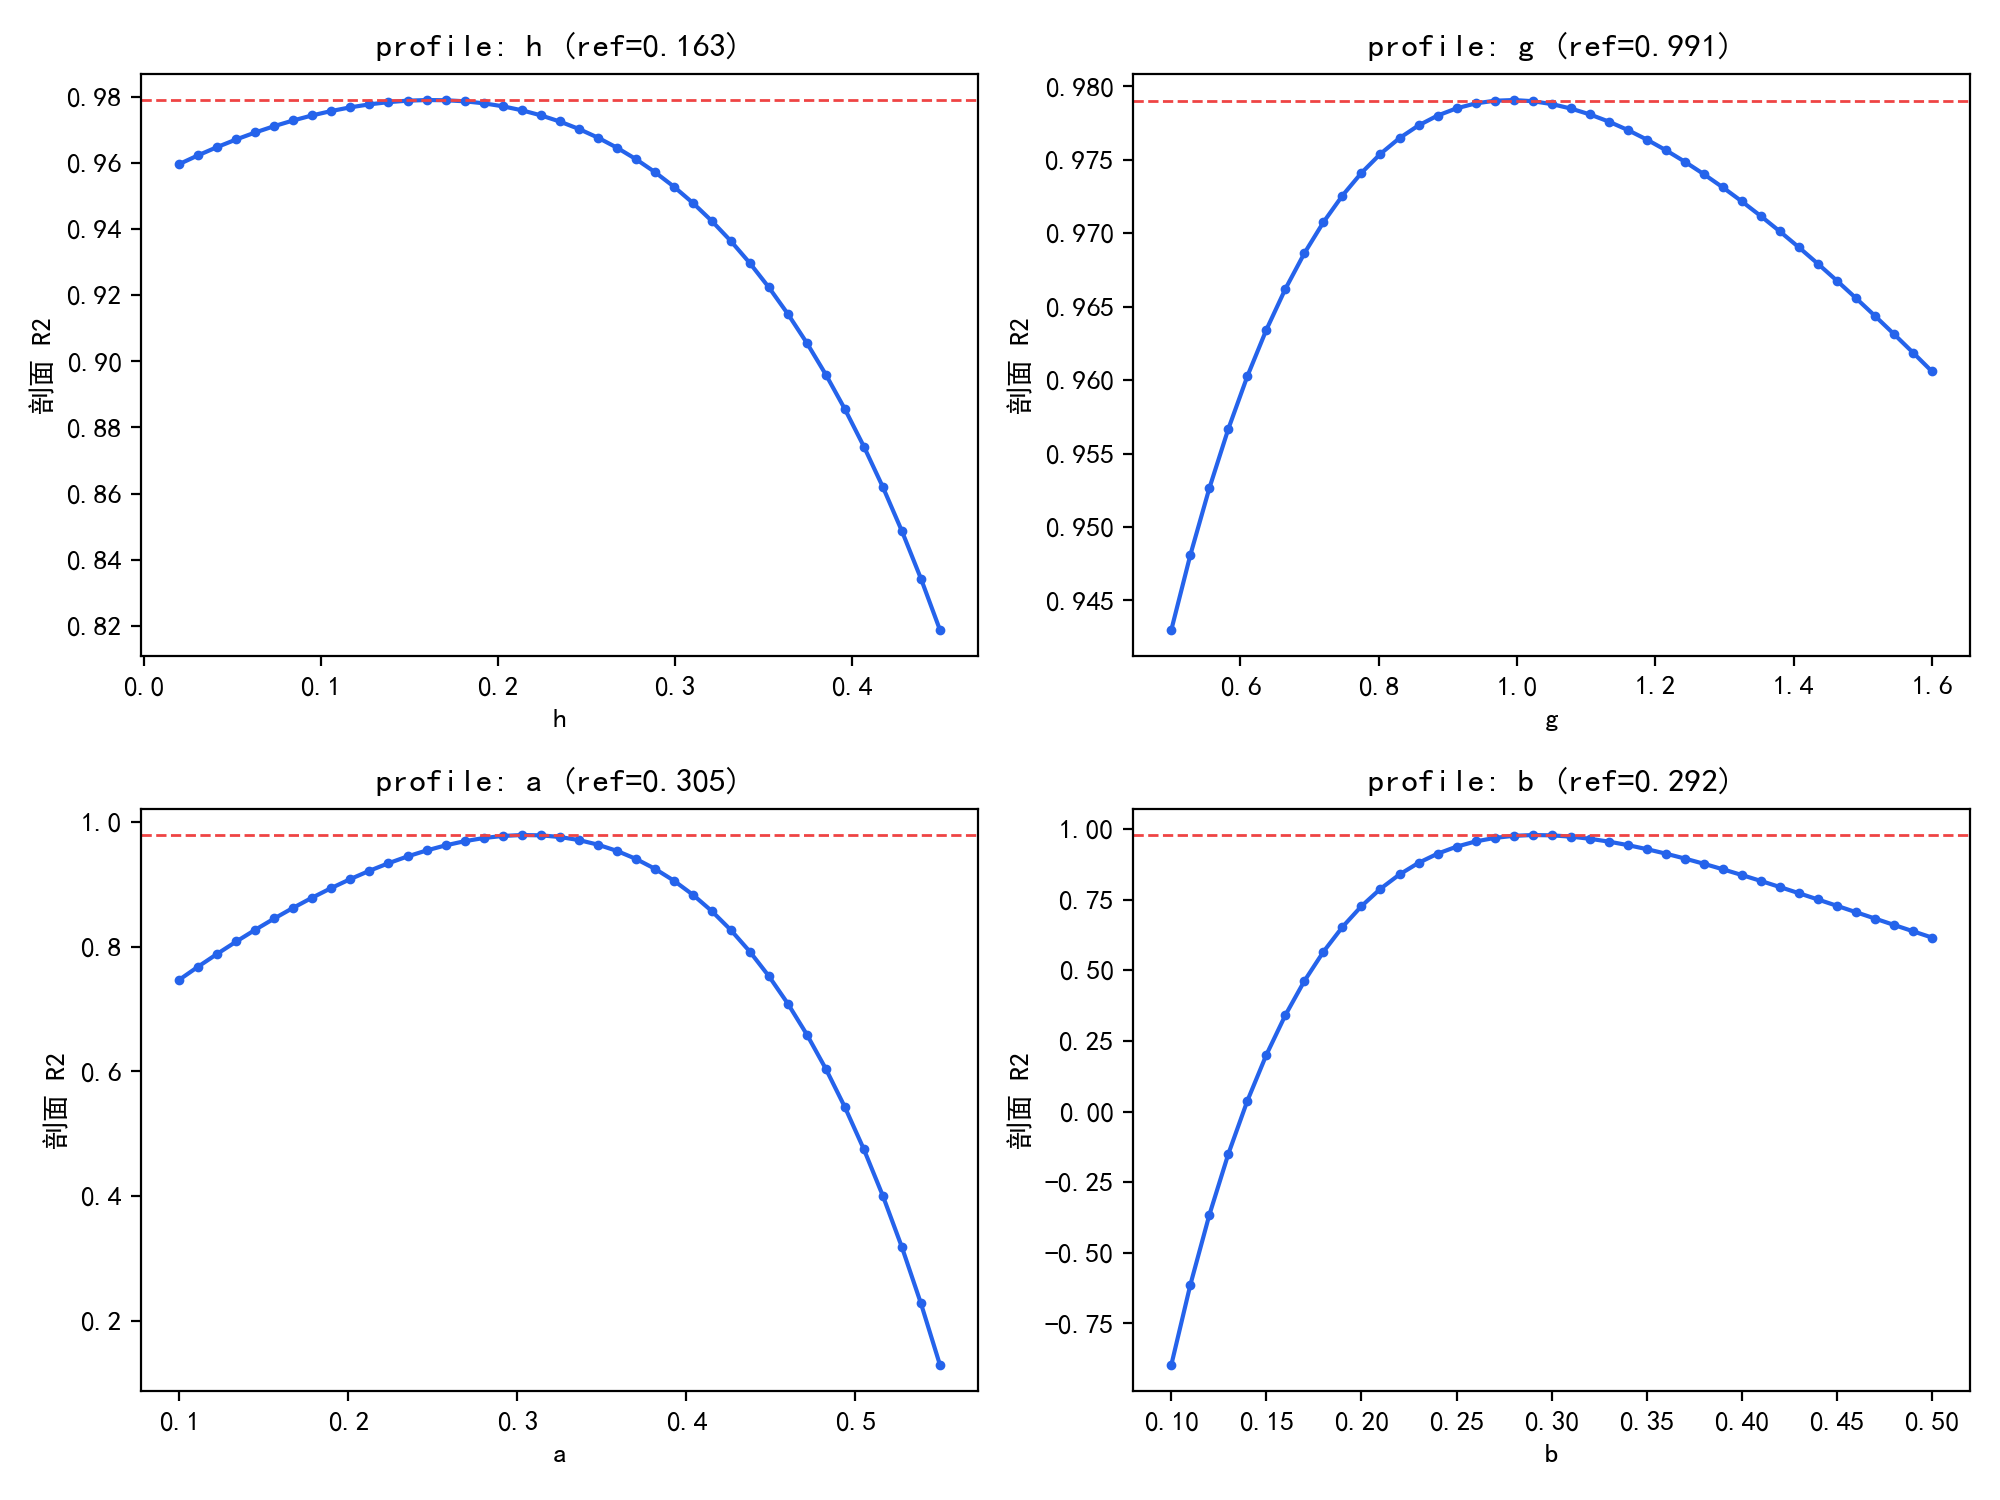

Recreate this plot in Python.
# -*- coding: utf-8 -*-
"""
v14 实验: 广义标度律 (interaction_N) 参数的可辨识性 —— 剖面似然
对关键参数 h (质量随参数量衰减指数), g (缺口幂), a (参数量指数) 做网格扫描,
固定其余参数在最优值, 计算残差平方和/剖面 R2, 判定参数是否被数据良好识别
(单峰且峰锐) 以及生成的 90% 区间.
回答: h=0.163 的估计是否"可信", 还是只被少数样本支撑?
输出: experiments/v14_p2_profile.csv + 图
"""
import os, sys, json
import numpy as np
import pandas as pd
sys.path.insert(0, os.path.join(os.path.dirname(__file__), "..", "code"))
from common import B, RES, FIG, BASE

EX = os.path.join(os.path.dirname(__file__))
os.makedirs(EX, exist_ok=True)

import matplotlib
matplotlib.use("Agg")
import matplotlib.pyplot as plt
import matplotlib.font_manager as fm
for _f in ("SimHei.ttf", "simsun.ttf"):
    _p = os.path.join(BASE, _f)
    if os.path.exists(_p):
        fm.fontManager.addfont(_p)
plt.rcParams["font.sans-serif"] = ["SimHei"]
plt.rcParams["axes.unicode_minus"] = False


def load_b67():
    """B6+B7 数据: N,D,Q,Loss (与 p2 拟合相同口径)"""
    b6 = pd.read_csv(os.path.join(B, "supplementary_NQ_experiment.csv"))
    b7 = pd.read_csv(os.path.join(B, "supplementary_NQ_experiment_expanded.csv"))
    df = pd.concat([b6, b7], ignore_index=True)
    print("B6+B7:", df.shape)
    return df


def main():
    df = load_b67()
    # 找 Q 列
    qcols = [c for c in df.columns if c.lower().startswith("q") or "quality" in c.lower()]
    print("Q cols:", qcols, "loss cols ok")
    qcol = None
    for cand in ["Q_score", "Q", "quality", "data_quality"]:
        if cand in df.columns:
            qcol = cand
            break
    if qcol is None and qcols:
        qcol = qcols[0]
    assert qcol, "Q column not found"
    N, D, Q, L = (df[c].to_numpy(dtype=float) for c in ["N_params_B", "D_tokens_B", qcol, "val_loss"])
    # 参考参数 (interaction_N)
    p2 = json.load(open(os.path.join(RES, "p2_scaling_results.json"), encoding="utf-8"))
    pref = {k: float(v) for k, v in p2["generalized"]["forms"]["interaction_N"]["params"].items()}
    print("reference:", {k: round(v, 4) for k, v in pref.items()})

    def rss_for(params):
        E, A, a, B, b, C, g, h = params
        pred = (E + A * N ** (-a) + B * D ** (-b)
                + C * np.maximum(1 - Q, 0) ** g * N ** (-h))
        return float(np.sum((L - pred) ** 2))

    base_rss = rss_for([pref[k] for k in ["E", "A", "a", "B", "b", "C", "g", "h"]])
    n = len(N)
    sigma2 = base_rss / (n - 8)

    # 剖面扫描: 对每个关键参数做 41 点网格
    grids = {"h": np.linspace(0.02, 0.45, 41), "g": np.linspace(0.5, 1.6, 41),
             "a": np.linspace(0.1, 0.55, 41), "b": np.linspace(0.1, 0.5, 41)}
    rows = []
    for key, gv in grids.items():
        for v in gv:
            par = [pref[k] for k in ["E", "A", "a", "B", "b", "C", "g", "h"]]
            par[["E", "A", "a", "B", "b", "C", "g", "h"].index(key)] = v
            rss = rss_for(par)
            rows.append({"param": key, "value": v, "rss": rss, "r2": 1 - rss / np.sum((L - L.mean()) ** 2),
                         "lr_stat": (base_rss - rss) if rss < base_rss else -(rss - base_rss)})
    prof = pd.DataFrame(rows)
    prof.to_csv(os.path.join(EX, "v14_p2_profile.csv"), index=False, encoding="utf-8-sig")

    # 90% 剖面区间: LR 拒绝域 rss <= base_rss * exp(qchisq(0.90,1)/n)
    from scipy.stats import chi2
    thr = base_rss * np.exp(chi2.ppf(0.90, 1) / n)
    print("\n剖面似然 90%% 区间 (base rss=%.4f, thr=%.4f):" % (base_rss, thr))
    for key in grids:
        sub = prof[prof["param"] == key]
        inside = sub[sub["rss"] <= thr]
        if len(inside):
            print(f"  {key}: [{inside['value'].min():.3f}, {inside['value'].max():.3f}]  峰={sub.loc[sub['rss'].idxmin(),'value']:.3f}")
        else:
            print(f"  {key}: (none) 峰={sub.loc[sub['rss'].idxmin(),'value']:.3f}")

    # 图
    fig, axes = plt.subplots(2, 2, figsize=(10, 7.5))
    for ax, key in zip(axes.ravel(), ["h", "g", "a", "b"]):
        sub = prof[prof["param"] == key]
        ax.plot(sub["value"], sub["r2"], "-o", ms=2.5, color="#2563EB")
        ax.axhline(1 - thr / np.sum((L - L.mean()) ** 2), color="#EF4444", ls="--", lw=1)
        ax.set_xlabel(key); ax.set_ylabel("剖面 R2")
        ax.set_title(f"profile: {key} (ref={pref[key]:.3f})")
    fig.tight_layout()
    fig.savefig(os.path.join(EX, "v14_p2_profile.png"), dpi=200)
    plt.close(fig)
    print("\ndone v14")


if __name__ == "__main__":
    main()
